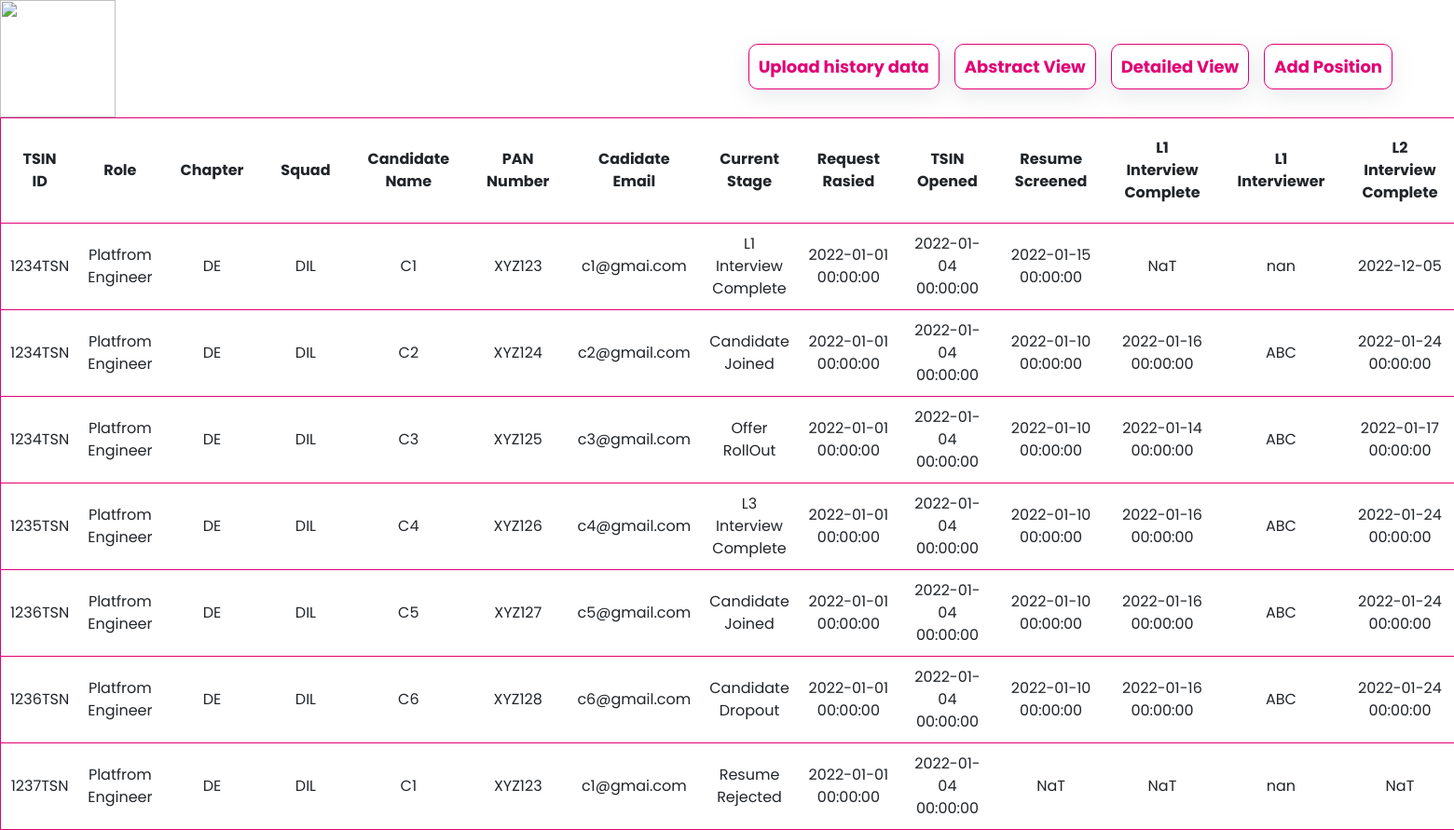
Screenshot of /detailed-view with the database file from the repository.
### tables this page shows
CREATE TABLE "candidates" (
	"id"	INTEGER UNIQUE,
	"tsin_id"	TEXT,
	"candidate_name"	TEXT NOT NULL,
	"pan"	TEXT NOT NULL,
	"candidate_email"	TEXT NOT NULL,
	"current_stage"	TEXT,
	"request_raised_date"	TEXT,
	"tsin_opened_date"	TEXT,
	"resume_screened_date"	TEXT,
	"resume_screened_remarks"	TEXT,
	"l1_interview_date"	TEXT,
	"l1_interviewer"	TEXT,
	"l1_interview_result"	TEXT,
	"l1_interview_remarks"	TEXT,
	"l1_completion"	TEXT,
	"l2_interview_date"	INTEGER,
	"l2_interviewer"	TEXT,
	"l2_interview_result"	TEXT,
	"l2_interview_remarks"	TEXT,
	"l2_completion"	TEXT,
	"l3_interview_date"	TEXT,
	"l3_interviewer"	TEXT,
	"l3_interview_result"	TEXT,
	"l3_interview_remarks"	TEXT,
	"l3_completion"	TEXT,
	"offer_rollout_date"	TEXT,
	"joining_date"	TEXT,
	"buddy_assignment_date"	TEXT,
	"buddy_name"	TEXT,
	"candidate_dropout_date"	TEXT,
	"candidate_dropout_reason"	TEXT,
	"Resume"	TEXT,
	"phone"	TEXT,
	"current_location"	TEXT,
	"current_company"	TEXT,
	"experience"	INTEGER,
	"status"	TEXT,
	"candidate_joined_date"	TEXT,
	PRIMARY KEY("id" AUTOINCREMENT)
);

CREATE TABLE "roles" (
	"tsin_id"	TEXT NOT NULL,
	"Role"	TEXT NOT NULL,
	"Chapter"	TEXT NOT NULL,
	"Squad"	TEXT NOT NULL,
	PRIMARY KEY("tsin_id")
);

### app.py (the view)
@app.route('/detailed-view', methods=['GET','POST'])
def detailed():
    con=sqlite3.connect('db/data.db') #connecting to the database
    cursor=con.cursor()
    role_dict={}
    cursor.execute('SELECT tsin_id, role, chapter, squad from roles;')
    result = cursor.fetchall()
    for i in result:
        role_dict[i[0]]=[i[1],i[2],i[3]]
    cursor.execute('SELECT tsin_id, candidate_name, pan, candidate_email, current_stage, request_raised_date, tsin_opened_date, resume_screened_date, l1_interview_date, l1_interviewer, l2_interview_date, l2_interviewer, l3_interview_date, l3_interviewer, offer_rollout_date, joining_date, buddy_assignment_date, buddy_name, candidate_dropout_date, candidate_dropout_reason, resume, id, phone, current_location, current_company, experience from candidates;')
    result2=cursor.fetchall()
    return render_template('detailed.html', roles=role_dict,cands=result2)

### templates/detailed.html (shortened to what this page needs)
{% extends "layout/base.html" %}
{% block body_class %} landing-page {% endblock body_class %}
{% block content %}
<main>
<div class="info">
      <table class="roles">
      <tr>
      <th>TSIN ID</th>
      <th>Role</th>
      <th>Chapter</th>
      <th>Squad</th>
      <th>Candidate Name </th>
      <th>PAN Number</th>
      <th>Cadidate Email</th>
      <th>Current Stage</th>
      <th>Request Rasied</th>
      <th>TSIN Opened</th>
      <th>Resume Screened</th>
      <th>L1 Interview Complete</th>
      <th>L1 Interviewer</th>
      <th>L2 Interview Complete</th>
      </tr>
      {% for i in cands %}
      <tr>
      <td>{{i[0]}}</td>
      <td>{{roles[i[0].strip()][0]}}</td>
      <td>{{roles[i[0].strip()][1]}}</td>
      <td>{{roles[i[0].strip()][2]}}</td>
      <td>{{i[1]}}</td>
      <td>{{i[2]}}</td>
      <td>{{i[3]}}</td>
      <td>{{i[4]}}</td>
      <td>{{i[5]}}</td>
      <td>{{i[6]}}</td>
      <td>{{i[7]}}</td>
      <td>{{i[8]}}</td>
      <td>{{i[9]}}</td>
      <td>{{i[10]}}</td>
      </tr>
      {% endfor %}
    </table>
</div>
</main>
{% endblock content %}

### static/css/style.css (style rules this page uses)
* { margin: 0; padding: 0; box-sizing: border-box; font-family: "Poppins", sans-serif; }
body { background-color: #242F3F; }
.roles { width:100%; }
.roles tr { border:1px solid #E20074; padding:5px; text-align:center; }
.roles td { padding:10px; }
.roles th { padding:20px; text-align:center; height:20px; }

### rows the page displays
candidates: tsin "1234TSN", candidate_name "C1", pan "XYZ123", candidate_email "c1@gmai.com", current_stage "L1 Interview Complete", request_raised_date "2022-01-01 00:00:00", tsin_opened_date "2022-01-04 00:00:00", resume_screened_date "2022-01-15 00:00:00", l1_interview_date "NaT", l1_interviewer "nan", l2_interview_date "2022-12-05"
roles: Role "Platfrom Engineer", Chapter "DE", Squad "DIL"
candidates: tsin "1234TSN", candidate_name "C2", pan "XYZ124", candidate_email "c2@gmail.com", current_stage "Candidate Joined", request_raised_date "2022-01-01 00:00:00", tsin_opened_date "2022-01-04 00:00:00", resume_screened_date "2022-01-10 00:00:00", l1_interview_date "2022-01-16 00:00:00", l1_interviewer "ABC", l2_interview_date "2022-01-24 00:00:00"
candidates: tsin "1234TSN", candidate_name "C3", pan "XYZ125", candidate_email "c3@gmail.com", current_stage "Offer RollOut", request_raised_date "2022-01-01 00:00:00", tsin_opened_date "2022-01-04 00:00:00", resume_screened_date "2022-01-10 00:00:00", l1_interview_date "2022-01-14 00:00:00", l1_interviewer "ABC", l2_interview_date "2022-01-17 00:00:00"
candidates: tsin "1235TSN", candidate_name "C4", pan "XYZ126", candidate_email "c4@gmail.com", current_stage "L3 Interview Complete", request_raised_date "2022-01-01 00:00:00", tsin_opened_date "2022-01-04 00:00:00", resume_screened_date "2022-01-10 00:00:00", l1_interview_date "2022-01-16 00:00:00", l1_interviewer "ABC", l2_interview_date "2022-01-24 00:00:00"
roles: Role "Platfrom Engineer", Chapter "DE", Squad "DIL"
candidates: tsin "1236TSN", candidate_name "C5", pan "XYZ127", candidate_email "c5@gmail.com", current_stage "Candidate Joined", request_raised_date "2022-01-01 00:00:00", tsin_opened_date "2022-01-04 00:00:00", resume_screened_date "2022-01-10 00:00:00", l1_interview_date "2022-01-16 00:00:00", l1_interviewer "ABC", l2_interview_date "2022-01-24 00:00:00"
roles: Role "Platfrom Engineer", Chapter "DE", Squad "DIL"
candidates: tsin "1236TSN", candidate_name "C6", pan "XYZ128", candidate_email "c6@gmail.com", current_stage "Candidate Dropout", request_raised_date "2022-01-01 00:00:00", tsin_opened_date "2022-01-04 00:00:00", resume_screened_date "2022-01-10 00:00:00", l1_interview_date "2022-01-16 00:00:00", l1_interviewer "ABC", l2_interview_date "2022-01-24 00:00:00"
candidates: tsin "1237TSN", candidate_name "C1", pan "XYZ123", candidate_email "c1@gmai.com", current_stage "Resume Rejected", request_raised_date "2022-01-01 00:00:00", tsin_opened_date "2022-01-04 00:00:00", resume_screened_date "NaT", l1_interview_date "NaT", l1_interviewer "nan", l2_interview_date "NaT"
roles: Role "Platfrom Engineer", Chapter "DE", Squad "DIL"
